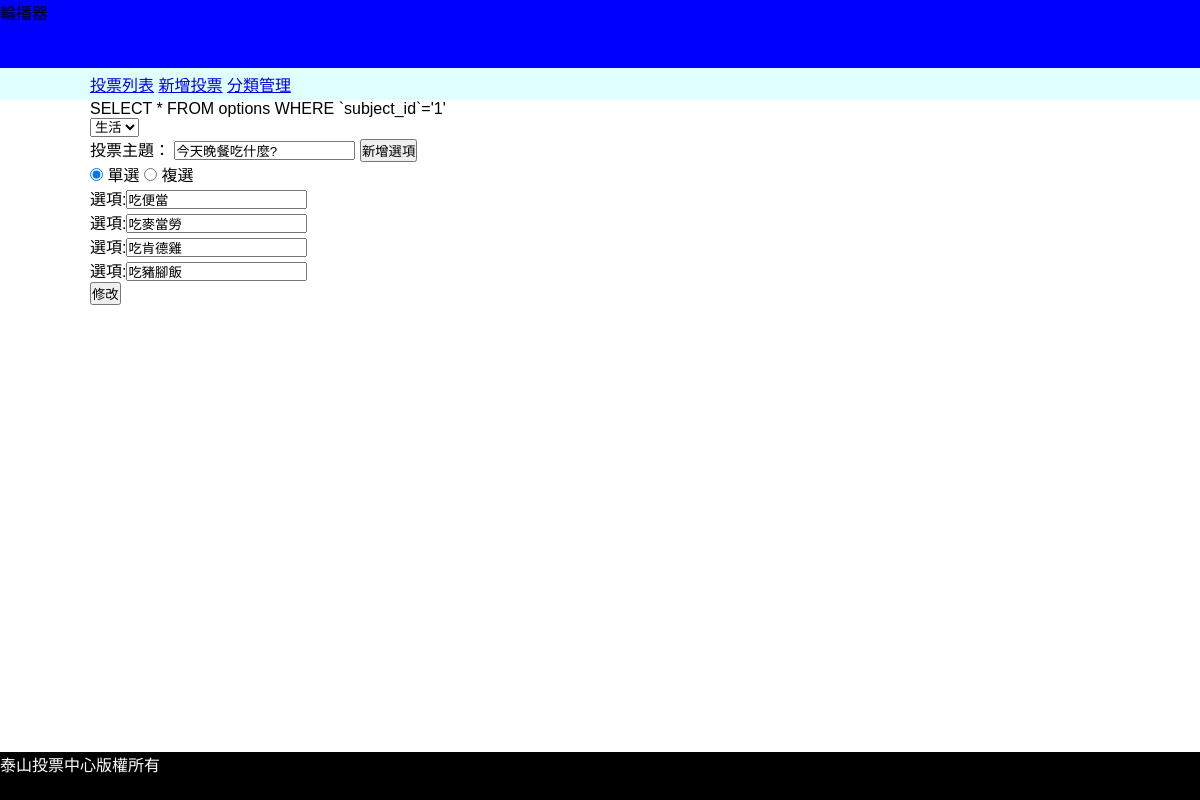
The app's page /back.php?do=edit&id=1 with its own data.
### tables this page shows
CREATE TABLE `subjects` (
  `id` int(11) UNSIGNED NOT NULL,
  `subject` varchar(128) NOT NULL,
  `type_id` int(11) NOT NULL,
  `multiple` tinyint(1) NOT NULL DEFAULT 0,
  `multi_limit` tinyint(2) NOT NULL DEFAULT 1,
  `start` date NOT NULL,
  `end` date NOT NULL,
  `total` int(11) UNSIGNED NOT NULL DEFAULT 0
);

CREATE TABLE `options` (
  `id` int(11) UNSIGNED NOT NULL,
  `option` varchar(128) NOT NULL,
  `subject_id` int(11) NOT NULL,
  `total` int(11) NOT NULL DEFAULT 0
);

### back/edit.php (the view, shortened to what this page needs)
<?php
$id=$_GET['id'];
$subj=find('subjects',$id);
$opts=all('options',['subject_id'=>$id]);
?>
<form action="../api/edit_vote.php" method="post">
<div>
        <select name="types" id="types">
        <?php
            $types=all("types");
            foreach($types as $type){
                $selected=($subj['type_id']==$type['id'])?'selected':'';
                echo "<option value='{$type['id']}' $selected>";
                echo $type['name'];
                echo "</option>";
            }
            ?>
        </select>
    </div>
    <div>
        <label for="subject">投票主題：</label>
        <input type="text" name="subject" id="subject" value="<?=$subj['subject'];?>">
        <input type="button" value="新增選項" onclick="more()">
    </div>
    <div id="selector">
        <input type="radio" name="multiple" value="0" <?=($subj['multiple']==0)?'checked':'';?>>
        <label>單選</label>
        <input type="radio" name="multiple" value="1" <?=($subj['multiple']==1)?'checked':'';?>>
        <label>複選</label>
    </div>
    <div id="options">
        <?php
        foreach($opts as $opt){
        ?>
        <div>
            <label>選項:</label><input type="text" name="option[<?=$opt['id'];?>]" value="<?=$opt['option'];?>">
        </div>
        <?php
        }
        ?>
    </div>
    <input type="submit" value="修改">
</form>

### css/basic.css (style rules this page uses)
* { margin:0; padding:0; list-style-type:none; box-sizing: border-box; font-family: Arial, Helvetica, sans-serif; }

### records on screen
subjects: subject "今天晚餐吃什麼?", multiple "☑"
options: option "吃便當"
options: option "吃麥當勞"
options: option "吃肯德雞"
options: option "吃豬腳飯"

### other values on screen
$sql "SELECT * FROM options WHERE `subject_id`='1'"
form field types "生活"
